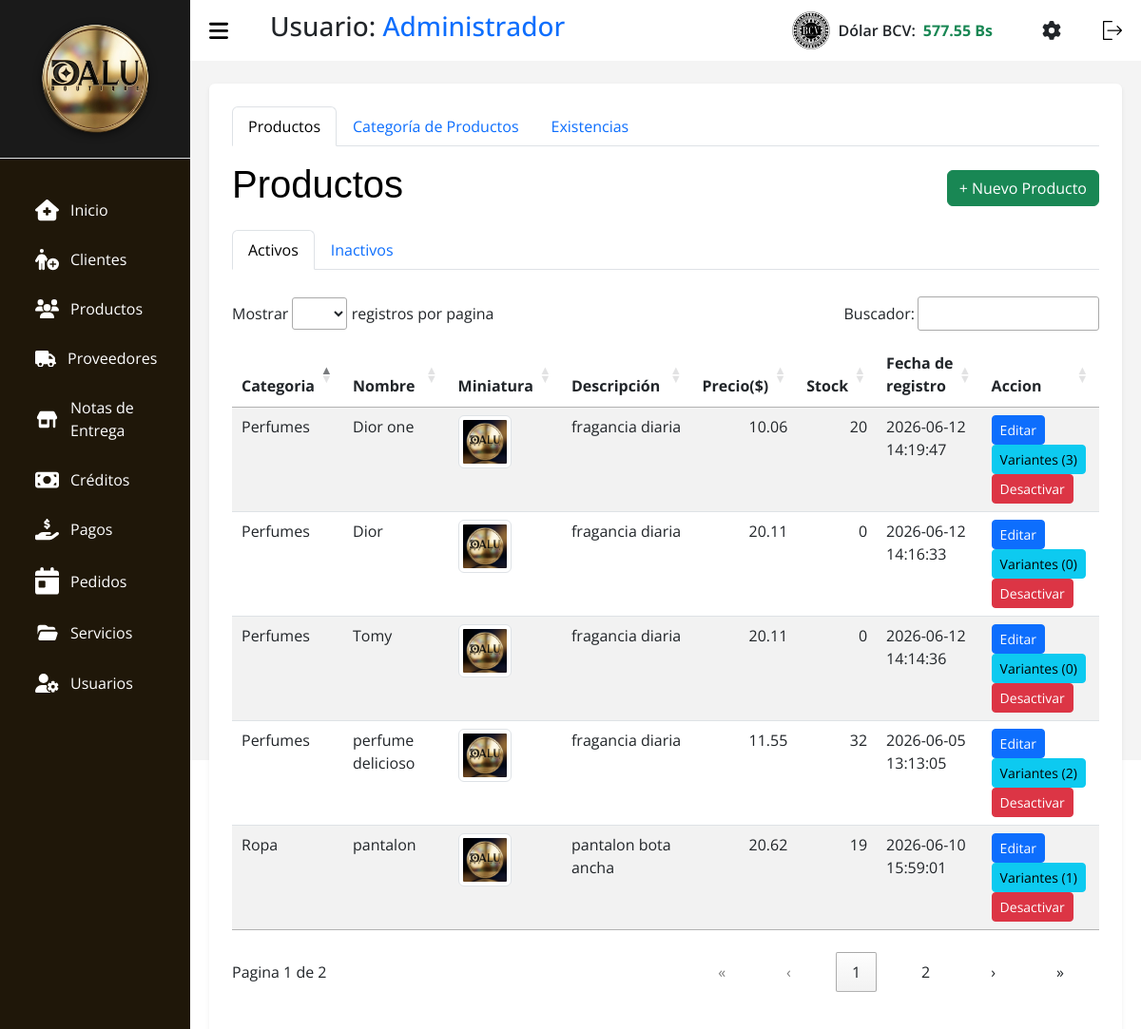
/index.php?c=Productos (signed in), run on the app's committed database.
### tables this page shows
CREATE TABLE `tasa` (
  `id` int(11) NOT NULL,
  `nombre` varchar(50) NOT NULL,
  `valor` decimal(10,2) NOT NULL,
  `fecha_actualizacion` datetime NOT NULL DEFAULT current_timestamp()
);

CREATE TABLE `productos` (
  `id` int(11) NOT NULL,
  `id_categoria` int(11) NOT NULL,
  `nombre` varchar(150) NOT NULL,
  `descripcion` text DEFAULT NULL,
  `precio_compra` decimal(10,2) NOT NULL DEFAULT 0.00,
  `precio_venta` decimal(10,2) NOT NULL,
  `stock_minimo` int(11) DEFAULT 3,
  `marca` varchar(50) DEFAULT NULL,
  `imagen_principal` varchar(255) DEFAULT NULL,
  `activo` tinyint(1) DEFAULT 1,
  `ventas_totales` int(11) DEFAULT 0,
  `fecha_registro` timestamp NOT NULL DEFAULT current_timestamp()
);

CREATE TABLE `categorias` (
  `id` int(11) NOT NULL,
  `nombre` varchar(100) NOT NULL,
  `descripcion` text DEFAULT NULL,
  `fecha_registro` timestamp NOT NULL DEFAULT current_timestamp(),
  `activo` tinyint(1) NOT NULL DEFAULT 1
);

### src/Models/Tasa.php (called while the page is built, shortened)
<?php
class Tasa extends Conexion {
    public function getLatest($nombre = 'BCV') {
        try {
            $stmt = $this->prepare("SELECT * FROM tasa WHERE nombre = :nombre ORDER BY id DESC LIMIT 1");
            $stmt->bindParam(':nombre', $nombre, PDO::PARAM_STR);
            $stmt->execute();
            return $stmt->fetch(PDO::FETCH_ASSOC);
        } catch (PDOException $e) {
            return false;
        }
    }
}

### src/Models/Productos.php (called while the page is built, shortened)
<?php
class Productos extends Conexion {
    public function search() {
        $sql = "SELECT p.*, c.nombre AS categoria_nombre, (SELECT COUNT(*) FROM producto_variantes WHERE id_producto = p.id AND activo = 1) as total_variantes, (SELECT COALESCE(SUM(v.stock), 0) FROM producto_variantes v WHERE v.id_producto = p.id AND v.activo = 1) AS stock_total FROM productos p
                JOIN categorias c ON p.id_categoria = c.id
                WHERE p.activo = 1
                ORDER BY p.fecha_registro DESC";
        $stmt = $this->prepare($sql);
        $stmt->execute();
        return $stmt->fetchAll(PDO::FETCH_ASSOC);
    }
}

### src/Views/V_Productos.php (the view, shortened to what this page needs)
<!DOCTYPE html>
<html lang="es">
<head>
    <link rel="stylesheet" href="assets/css/css.css">
    <link rel="stylesheet" href="assets/css/tabla.css">
    <link rel="stylesheet" href="assets/css/header.css">
    <link rel="stylesheet" href="assets/bootstrap.min.css">
    <link rel="stylesheet" href="assets/DataTablet/datatables.css">
    <link rel="stylesheet" href="assets/css/libs/select2.min.css">
    <link rel="stylesheet" href="assets/css/libs/select2-bootstrap-5-theme.min.css">
</head>
<body>
    <?php require_once __DIR__ . "/../Views/layout/header.php"; ?>
    <main>
        <div class="container bg-white p-4 rounded shadow-sm">
            <ul class="nav nav-tabs mb-3" id="mainTabs" role="tablist">
                <li class="nav-item">
                    <button class="nav-link active" id="tab-productos" data-bs-toggle="tab" data-bs-target="#productos"
                        type="button">Productos</button>
                </li>
                <li class="nav-item">
                    <button class="nav-link" id="tab-categorias" data-bs-toggle="tab" data-bs-target="#categorias"
                        type="button">Categoría de Productos</button>
                </li>
                <li class="nav-item">
                    <button class="nav-link" id="tab-inventario" data-bs-toggle="tab" data-bs-target="#inventario"
                        type="button">Existencias</button>
                </li>
            </ul>
            <div class="tab-content">
                <div class="tab-pane fade show active" id="productos">
                    <div class="d-flex justify-content-between align-items-center mb-3">
                        <h1 class="titulo text-black">Productos</h1>
                        <button class="btn btn-success" data-bs-toggle="modal" data-bs-target="#modalAgregar">+ Nuevo
                        Producto</button>
                    </div>
                    <ul class="nav nav-tabs mb-3" id="productoTabs" role="tablist">
                        <li class="nav-item">
                            <button class="nav-link active" id="activos-tab" data-bs-toggle="tab" data-bs-target="#activos"
                                type="button">Activos</button>
                        </li>
                        <li class="nav-item">
                            <button class="nav-link" id="inactivos-tab" data-bs-toggle="tab" data-bs-target="#inactivos"
                                type="button">Inactivos</button>
                        </li>
                    </ul>
                    <div class="tab-content">
                        <div class="tab-pane fade show active" id="activos">
                            <div class="table-responsive">
                                <table id="tablaActivos" class="table-DT table table-striped">
                                    <thead>
                                        <tr>
                                            <th scope="col">Categoria</th>
                                            <th scope="col">Nombre</th>
                                            <th scope="col">Miniatura</th>
                                            <th scope="col">Descripción</th>
                                            <th scope="col">Precio($)</th>
                                            <th scope="col">Stock</th>
                                            <th scope="col">Fecha de registro</th>
                                            <th scope="col">Accion</th>
                                        </tr>
                                    </thead>
                                    <tbody>
                                        <?php foreach ($productos as $p): ?>
                                        <tr>
                                            <td><?php echo $p['categoria_nombre'] ?? $p['categoria']; ?></td>
                                            <td><?php echo $p['nombre']; ?></td>
                                            <td>
                                                <?php $thumb = !empty($p['imagen_principal']) ? $p['imagen_principal'] : 'assets/img/products/default.jpeg'; ?>
                                                <img src="<?= htmlspecialchars($thumb) ?>" alt="miniatura" class="img-thumbnail product-thumb" style="width:56px;height:56px;object-fit:cover;cursor:pointer;" data-src="<?= htmlspecialchars($thumb) ?>" />
                                            </td>
                                            <td><?php echo $p['descripcion']; ?></td>
                                            <td><?php echo $p['precio_venta'] ?? $p['precio']; ?></td>
                                            <td><?php echo $p['stock_total'] ?? ($p['stock_total'] ?? 0); ?></td>
                                            <td><?php echo $p['fecha_registro']; ?></td>
                                            <td>
                                                <button class="btn btn-sm btn-primary" data-bs-toggle="modal"
                                                    data-bs-target="#modalEditar<?= $p['id'] ?>">Editar</button>
                                                <button type="button" class="btn btn-sm btn-info view-variants-btn" data-id="<?= $p['id'] ?>">Variantes (<?= $p['total_variantes'] ?? 0 ?>)</button>
                                                <button type="button" class="btn btn-sm btn-danger" data-bs-toggle="modal"
                                                    data-bs-target="#modalConfirmarEliminar<?= $p['id'] ?>">Desactivar</button>
                                            </td>
                                        </tr>
                                        <?php endforeach; ?>
                                    </tbody>
                                </table>
                            </div>
                        </div>
                    </div>
                </div>
            </div>
        </div>
    </main>
    </body>
    </html>

### index.php (shortened to what this page needs)
<?php
$ruta = isset($_GET['c']) ? $_GET['c'] : "home/view";
$partes = explode("/", $ruta);
$controlador = "C" . ucfirst(strtolower($partes[0]));
$archivoControlador = __DIR__ . "/src/Controllers/" . $controlador . ".php";
if (file_exists($archivoControlador)) {
    require_once $archivoControlador;
} else {
    require_once __DIR__ . '/src/Views/errors/404.php';
}
?>

### src/Controllers/CProductos.php (shortened to what this page needs)
<?php
$accion = $_GET['accion'] ?? $_POST['accion'] ?? 'view';
switch($accion) {
    case "view":
        $productoModel = new Productos();
        $productos = $productoModel->search();
        require_once __DIR__ . "/../Views/V_Productos.php";
        break;
}

### src/Views/layout/header.php (shortened to what this page needs)
<?php
$tasaModel_header = new Tasa();
$tasaActual_header = $tasaModel_header->getLatest();
$tasaValor = $tasaActual_header ? number_format((float)$tasaActual_header['valor'], 2) : '0.00';
?>
<section id="sidebar">
  <div class="sidebar-heading border-bottom p-3" style="background-color: #1a1a1a; text-align: center;">
    <img src="assets/img/dalulisto.png" style="max-width: 80%; height: auto; filter: drop-shadow(0px 2px 4px rgba(0,0,0,0.5));" alt="Logo Dalu">
  </div>
  <ul class="side-menu">
    <li class="nav-item m-1 fs-6">
      <a class="nav-link active" aria-current="page" href="?c=Home">
        Inicio</a>
    </li>
    <li class="nav-item m-1 fs-6">
      <a class="nav-link" href="?c=Clientes">
        Clientes
      </a>
    </li>
    <li class="nav-item m-1 fs-6">
      <a class="nav-link" href="?c=Productos">
        Productos
      </a>
    </li>
    <li class="nav-item m-1 fs-6">
      <a class="nav-link" href="?c=Proveedores">
        Proveedores
      </a>
    </li>
    <li class="nav-item m-1 fs-6">
      <a class="nav-link" href="?c=Notas">
        Notas de
        <br>
        Entrega
      </a>
    </li>
    <li class="nav-item m-1 fs-6">
      <a class="nav-link" href="?c=Creditos">
        Créditos
      </a>
    </li>
    <li class="nav-item m-1 fs-6">
      <a class="nav-link" href="?c=Pagos">
        Pagos
      </a>
    <li class="nav-item m-1 fs-6">
      <a class="nav-link" href="?c=Pedidos">
        Pedidos
      </a>
    </li>
    <li class="nav-item m-1 fs-6">
      <a class="nav-link" href="?c=Servicios">
        Servicios
      </a>
    </li>
    <li class="nav-item  m-1 fs-6">
      <a class="nav-link" href="?c=Usuarios">
        Usuarios
      </a>
    </li>
  </ul>
</section>
<section id="content">
  <nav>
    <h3 class="ms-3">Usuario: <span class="text-primary"><?= htmlspecialchars($_SESSION['nombre']) ?></span></h3>
    <div class="d-flex align-items-center ms-auto me-4" id="bcvDiv" style="cursor:pointer;" data-bs-toggle="modal" data-bs-target="#modalTasa">
        <img class="img-bcv me-2" src="assets/img/bcv2.png" alt="BCV" width="40">
        <span class="text-dark fw-semibold me-2">Dólar BCV:</span>
        <span class="text-success fw-bold" id="Dolar_bcv"><?= htmlspecialchars($tasaValor) ?> Bs</span>
    </div>
    <a href="?c=Ajustes" class="me-3 text-dark" title="Ajustes y Configuración">
    </a>
    <form action="index.php?c=login&a=Logout" method="POST">
      <button type="submit" style="background: none; border: none; cursor: pointer;">
      </button>
    </form>
  </nav>

### assets/css/css.css (style rules this page uses)
* { margin: 0; padding: 0; text-decoration: none; box-sizing: border-box; font-family: 'Segoe UI', Tahoma, Geneva, Verdana, sans-serif; }
body { font-family: Arial, Helvetica, sans-serif; height: 100vh; display: flex; flex-wrap: nowrap; background: #9794942c; }
main { width: 100%; padding: 24px 20px 20px 20px; }

### assets/css/tabla.css (style rules this page uses)
.titulo { color: #0508c7; font-family: Impact, Haettenschweiler, 'Arial Narrow Bold', sans-serif; }
.table { border-radius: 10px; }

### assets/css/header.css (style rules this page uses)
* { font-family: 'Open Sans', sans-serif; margin: 0; padding: 0; box-sizing: border-box; }
:root { --grey: #F1F0F6; --dark-grey: #2610a1be; --light: #fff; --dark: #000; --green: #81D43A; --light-green: #E3FFCB; --blue: #1775F1; --light-blue: #D0E4FF; --dark-blue: #0C5FCD; --red: #FC3B56; }
li { list-style: none; }
#sidebar { position: fixed; max-width: 200px; width: 100%; background: var(--light); top: 0; left: 0; height: 100%; overflow-y: auto; transition: all .3s ease; background-color: #1f1709; z-index: 200; }
#sidebar .icon { min-width: 22px; display: flex; justify-content: center; align-items: center; margin-right: 12px; }
#sidebar .side-menu { margin: 30px 0; padding: 0 18px; transition: all .3s ease; }
#sidebar .side-menu a { display: flex; align-items: center; font-size: 16px; color: var(--light); padding: 12px 16px 12px 0; border-radius: 20px; margin: 4px 0; white-space: nowrap; }
#content { position: relative; width: calc(100% - 200px); left: 200px; transition: all .3s ease; background-color: #49494a0f; }
nav { background: var(--light); height: 64px; padding: 0 20px; display: flex; align-items: center; grid-gap: 28px; position: sticky; top: 0; left: 0; z-index: 100; justify-content: space-between; }
nav .toggle-sidebar { font-size: 18px; cursor: pointer; }
svg { width: 20px; cursor: pointer; }
.icon { margin-left: 15px; align-items: baseline; width: 25px; transition: 1.3s; }

### assets/DataTablet/datatables.css (style rules this page uses)
:root { --dt-row-selected: 13, 110, 253; --dt-row-selected-text: 255, 255, 255; --dt-row-selected-link: 9, 10, 11; --dt-row-stripe: 0, 0, 0; --dt-row-hover: 0, 0, 0; --dt-column-ordering: 0, 0, 0; --dt-html-background: white; }
table.dataTable thead > tr > th.dt-orderable-asc, table.dataTable thead > tr > th.dt-orderable-desc, table.dataTable thead > tr > th.dt-ordering-asc, table.dataTable thead > tr > th.dt-ordering-desc, table.dataTable thead > tr > td.dt-orderable-asc, table.dataTable thead > tr > td.dt-orderable-desc, table.dataTable thead > tr > td.dt-ordering-asc, table.dataTable thead > tr > td.dt-ordering-desc { position: relative; padding-right: 30px; }
table.dataTable thead > tr > th.dt-orderable-asc, table.dataTable thead > tr > th.dt-orderable-desc, table.dataTable thead > tr > td.dt-orderable-asc, table.dataTable thead > tr > td.dt-orderable-desc { cursor: pointer; }
table.dataTable th, table.dataTable td { box-sizing: border-box; }
table.dataTable th.dt-type-numeric, table.dataTable th.dt-type-date, table.dataTable td.dt-type-numeric, table.dataTable td.dt-type-date { text-align: right; }
table.dataTable thead th, table.dataTable thead td, table.dataTable tfoot th, table.dataTable tfoot td { text-align: left; }
table.dataTable { width: 100%; margin: 0 auto; border-spacing: 0; }
table.dataTable thead th, table.dataTable tfoot th { font-weight: bold; }
table.dataTable > thead > tr > th, table.dataTable > thead > tr > td { padding: 10px; border-bottom: 1px solid rgba(0, 0, 0, 0.3); }
table.dataTable > tbody > tr { background-color: transparent; }
table.dataTable > tbody > tr:first-child > * { border-top: none; }
table.dataTable > tbody > tr:last-child > * { border-bottom: none; }
table.dataTable > tbody > tr > th, table.dataTable > tbody > tr > td { padding: 8px 10px; }
div.dt-container div.dt-layout-full > *:only-child { margin-left: auto; margin-right: auto; }
div.dt-container.dt-empty-footer tbody > tr:last-child > * { border-bottom: 1px solid rgba(0, 0, 0, 0.3); }

### data on the page
tasa: valor "577.55"
productos: id_categoria.nombre "Perfumes", nombre "Dior one", descripcion "fragancia diaria", precio_venta "10.06", stock_total "20", fecha_registro "2026-06-12 14:19:47", total_variantes "3"
productos: id_categoria.nombre "Perfumes", nombre "Dior", descripcion "fragancia diaria", precio_venta "20.11", stock_total "0", fecha_registro "2026-06-12 14:16:33", total_variantes "0"
productos: id_categoria.nombre "Perfumes", nombre "Tomy", descripcion "fragancia diaria", precio_venta "20.11", stock_total "0", fecha_registro "2026-06-12 14:14:36", total_variantes "0"
productos: id_categoria.nombre "Ropa", nombre "pantalon", descripcion "pantalon bota ancha", precio_venta "20.62", stock_total "19", fecha_registro "2026-06-10 15:59:01", total_variantes "1"
productos: id_categoria.nombre "Perfumes", nombre "perfume delicioso", descripcion "fragancia diaria", precio_venta "11.55", stock_total "32", fecha_registro "2026-06-05 13:13:05", total_variantes "2"

### other printed values
$_SESSION['nombre'] "Administrador"
